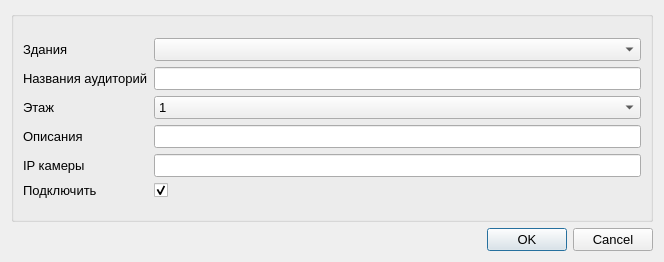
<?xml version="1.0" encoding="UTF-8"?>
<ui version="4.0">
 <class>Dialog</class>
 <widget class="QDialog" name="Dialog">
  <property name="geometry">
   <rect>
    <x>0</x>
    <y>0</y>
    <width>664</width>
    <height>262</height>
   </rect>
  </property>
  <property name="windowTitle">
   <string>Dialog</string>
  </property>
  <layout class="QVBoxLayout" name="verticalLayout_2">
   <item>
    <widget class="QGroupBox" name="groupBox">
     <property name="font">
      <font>
       <pointsize>10</pointsize>
      </font>
     </property>
     <property name="title">
      <string/>
     </property>
     <layout class="QVBoxLayout" name="verticalLayout">
      <item>
       <layout class="QGridLayout" name="gridLayout">
        <item row="2" column="2">
         <widget class="QComboBox" name="comboBoxEtaj">
          <property name="font">
           <font>
            <pointsize>10</pointsize>
           </font>
          </property>
          <item>
           <property name="text">
            <string>1</string>
           </property>
          </item>
          <item>
           <property name="text">
            <string>2</string>
           </property>
          </item>
          <item>
           <property name="text">
            <string>3</string>
           </property>
          </item>
          <item>
           <property name="text">
            <string>4</string>
           </property>
          </item>
          <item>
           <property name="text">
            <string>5</string>
           </property>
          </item>
          <item>
           <property name="text">
            <string>6</string>
           </property>
          </item>
          <item>
           <property name="text">
            <string>7</string>
           </property>
          </item>
          <item>
           <property name="text">
            <string>8</string>
           </property>
          </item>
          <item>
           <property name="text">
            <string>9</string>
           </property>
          </item>
         </widget>
        </item>
        <item row="1" column="2">
         <widget class="QLineEdit" name="lineEditAuditoriya">
          <property name="font">
           <font>
            <pointsize>10</pointsize>
           </font>
          </property>
         </widget>
        </item>
        <item row="1" column="0">
         <widget class="QLabel" name="label_2">
          <property name="font">
           <font>
            <pointsize>10</pointsize>
           </font>
          </property>
          <property name="text">
           <string>Названия аудиторий</string>
          </property>
         </widget>
        </item>
        <item row="4" column="2">
         <widget class="QLineEdit" name="lineEditIPCamera"/>
        </item>
        <item row="3" column="2">
         <widget class="QLineEdit" name="lineEditDescription"/>
        </item>
        <item row="2" column="0">
         <widget class="QLabel" name="label_3">
          <property name="font">
           <font>
            <pointsize>10</pointsize>
           </font>
          </property>
          <property name="text">
           <string>Этаж</string>
          </property>
         </widget>
        </item>
        <item row="0" column="0">
         <widget class="QLabel" name="label">
          <property name="font">
           <font>
            <pointsize>10</pointsize>
           </font>
          </property>
          <property name="text">
           <string>Здания</string>
          </property>
         </widget>
        </item>
        <item row="3" column="0">
         <widget class="QLabel" name="label_4">
          <property name="font">
           <font>
            <pointsize>10</pointsize>
           </font>
          </property>
          <property name="text">
           <string>Описания</string>
          </property>
         </widget>
        </item>
        <item row="0" column="2">
         <widget class="QComboBox" name="comboBoxZdaniye">
          <property name="font">
           <font>
            <pointsize>10</pointsize>
           </font>
          </property>
         </widget>
        </item>
        <item row="4" column="0">
         <widget class="QLabel" name="label_5">
          <property name="font">
           <font>
            <pointsize>10</pointsize>
           </font>
          </property>
          <property name="text">
           <string>IP камеры</string>
          </property>
         </widget>
        </item>
        <item row="5" column="0">
         <widget class="QLabel" name="label_6">
          <property name="text">
           <string>Подключить</string>
          </property>
         </widget>
        </item>
        <item row="5" column="2">
         <widget class="QCheckBox" name="checkBoxDO_Surv">
          <property name="text">
           <string/>
          </property>
          <property name="checked">
           <bool>true</bool>
          </property>
         </widget>
        </item>
       </layout>
      </item>
     </layout>
    </widget>
   </item>
   <item>
    <widget class="QDialogButtonBox" name="buttonBox">
     <property name="font">
      <font>
       <pointsize>10</pointsize>
      </font>
     </property>
     <property name="orientation">
      <enum>Qt::Horizontal</enum>
     </property>
     <property name="standardButtons">
      <set>QDialogButtonBox::Cancel|QDialogButtonBox::Ok</set>
     </property>
    </widget>
   </item>
  </layout>
 </widget>
 <resources/>
 <connections>
  <connection>
   <sender>buttonBox</sender>
   <signal>accepted()</signal>
   <receiver>Dialog</receiver>
   <slot>accept()</slot>
   <hints>
    <hint type="sourcelabel">
     <x>248</x>
     <y>254</y>
    </hint>
    <hint type="destinationlabel">
     <x>157</x>
     <y>274</y>
    </hint>
   </hints>
  </connection>
  <connection>
   <sender>buttonBox</sender>
   <signal>rejected()</signal>
   <receiver>Dialog</receiver>
   <slot>reject()</slot>
   <hints>
    <hint type="sourcelabel">
     <x>316</x>
     <y>260</y>
    </hint>
    <hint type="destinationlabel">
     <x>286</x>
     <y>274</y>
    </hint>
   </hints>
  </connection>
 </connections>
</ui>
